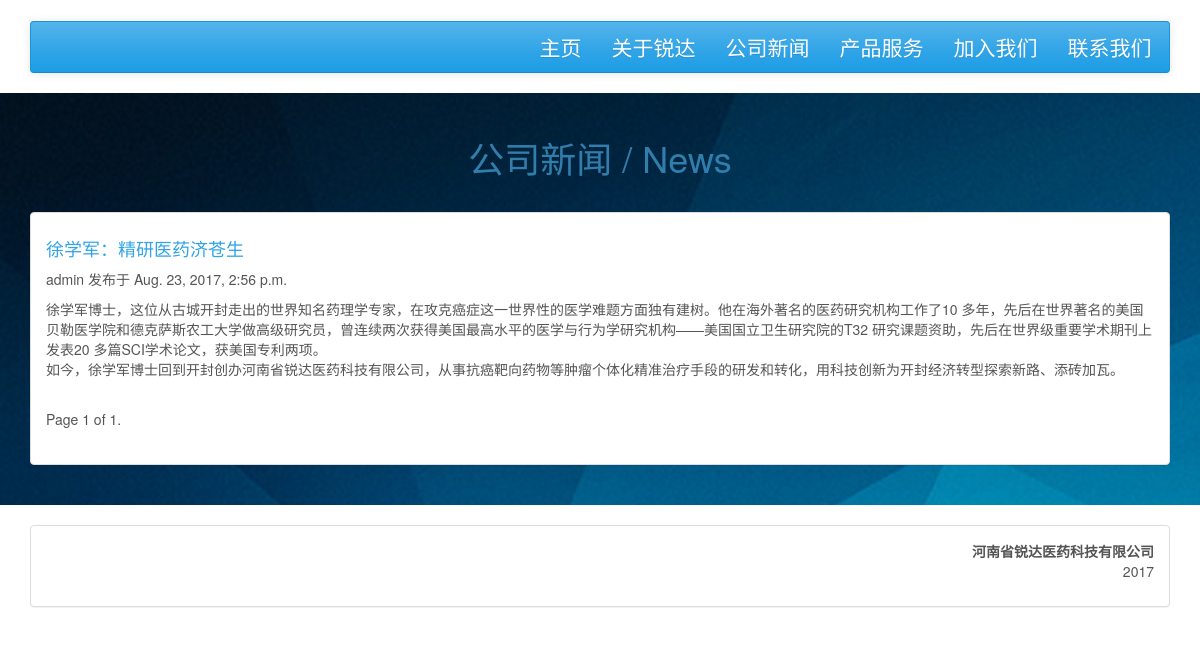
Page /main/news on the committed database.
### main/models.py (models this page shows, shortened)
class News(models.Model):
    STATUS_CHOICES = (
        ('draft', 'Draft'),
        ('published', 'Published'),
    )
    CATEGORY_CHOICES = (
        ('news', 'News'),
    )
    category = models.CharField(max_length=10,
                                choices=CATEGORY_CHOICES,
                                default='news')
    title = models.CharField(max_length=250)
    slug = models.SlugField(max_length=250,
                            unique_for_date='publish')
    author = models.ForeignKey(User,
                               related_name='news_posts')
    intro = models.TextField(default='请编辑简介')
    body = RichTextUploadingField(default='请编辑内容')
    publish = models.DateTimeField(default=timezone.now)
    created = models.DateTimeField(auto_now_add=True)
    updated = models.DateTimeField(auto_now=True)
    status = models.CharField(max_length=10,
                              choices=STATUS_CHOICES,
                              default='draft')
    objects = models.Manager() # The default manager.
    published = PublishedManager() # Our custom manager.
    class Meta:
        ordering = ('-publish',)
        verbose_name_plural = 'News'
    def get_absolute_url(self):
        return reverse('main:news_detail',
                       args=[self.publish.year,
                             self.publish.strftime('%m'),
                             self.publish.strftime('%d'),
                             self.slug])

### main/views.py (the view)
# urls.py: url(r'^(?P<year>\d{4})/(?P<month>\d{2})/(?P<day>\d{2})/(?P<news>[-\w]+)/$',
def news(request):
    object_list = News.published.filter(category='news')
    paginator = Paginator(object_list, 5)  # 5 posts in each page
    page = request.GET.get('page')
    try:
        news_list = paginator.page(page)
    except PageNotAnInteger:
        news_list = paginator.page(1)
    except EmptyPage:
        news_list = paginator.page(paginator.num_pages)
    return render(
        request,
        'main/news.html',
        {'news_list': news_list}
    )

### main/models.py (called while the page is built)
    def get_queryset(self):
        return super(PublishedManager,
                    self).get_queryset().filter(status='published')

### main/templates/main/news.html (shortened to what this page needs)
{% extends "main/base.html" %}
{% block main %}
    <div class="container">
        <div class="row">
            <div class="col-md-12">
                {% load static %}
                <h1 class="text-center" style="padding-top: 2%; padding-bottom: 2%">公司新闻 / News</h1>
                <div class="panel panel-default">
                    <div class="panel-body">
                        {% for news in news_list %}
                            <h4>
                                <a href="{{ news.get_absolute_url }}">
                                    {{ news.title }}
                                </a>
                            </h4>
                            <p>
                                {{ news.author }} 发布于 {{ news.publish }}
                            </p>
                            {{ news.intro|linebreaks }}
                        {% endfor %}
                        {% include "main/pagination.html" with page=news_list %}
                    </div>
                </div>
            </div>
        </div>
    </div>
{% endblock main %}

### rows in the picture
News: title "徐学军：精研医药济苍生", author "admin", publish "Aug. 23, 2017, 2:56 p.m.", intro "徐学军博士，这位从古城开封走出的世界知名药理学专家，在攻克癌症这一世界性的医学难题方面独有建树。他在海外著名的医药研究机构工作了10 多年，先后在世界著名的美国贝勒医学院和德克萨斯农工大学做高级研究员，曾连续两次获得美国最高水平的医学与行为学研究机构——美国国立卫生研究院的T32 研究课题资助，先后在世界级重要学术期刊上发表20 多篇SCI学术论文，获美国专利两项。 如今，徐学军博士回到开封创办河南省锐达医药科技有限公司，从事抗癌靶向药物等肿瘤个体化精准治疗手段的研发和转化，用科技创新为开封经济转型探索新路、添砖加瓦。"

### other values in the picture
{{ page.number }} "1"
{{ page.paginator.num_pages }} "1"
